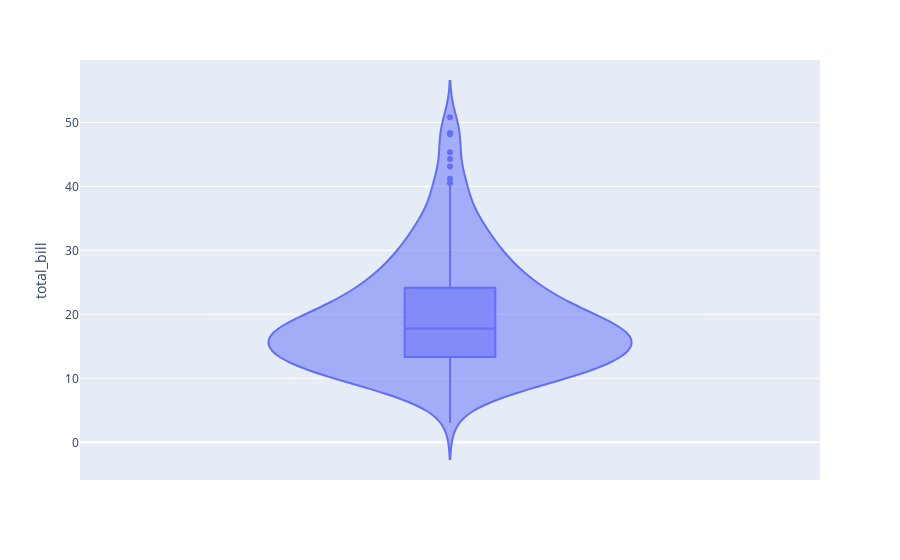

The cell this chart's notebook holds for it:
### Code cell
px.violin(df,y="total_bill",box=True,points="outliers")

### Figure 1 — Plotly figure (JSON) as saved in the notebook; plotly's stock layout.template omitted (floating-point values rounded to 4 significant figures; data arrays with more than 128 entries replaced by an {"elided": "..."} marker saying what was removed)
{"data": [{"alignmentgroup": "True", "box": {"visible": true}, "hovertemplate": "total_bill=%{y}<extra></extra>", "legendgroup": "", "marker": {"color": "#636efa"}, "name": "", "offsetgroup": "", "orientation": "v", "points": "outliers", "scalegroup": "True", "showlegend": false, "type": "violin", "x0": " ", "xaxis": "x", "y": {"elided": "244 float values"}, "y0": " ", "yaxis": "y"}], "layout": {"legend": {"tracegroupgap": 0}, "margin": {"t": 60}, "violinmode": "group", "xaxis": {"anchor": "y", "domain": [0, 1]}, "yaxis": {"anchor": "x", "domain": [0, 1], "title": {"text": "total_bill"}}}}
